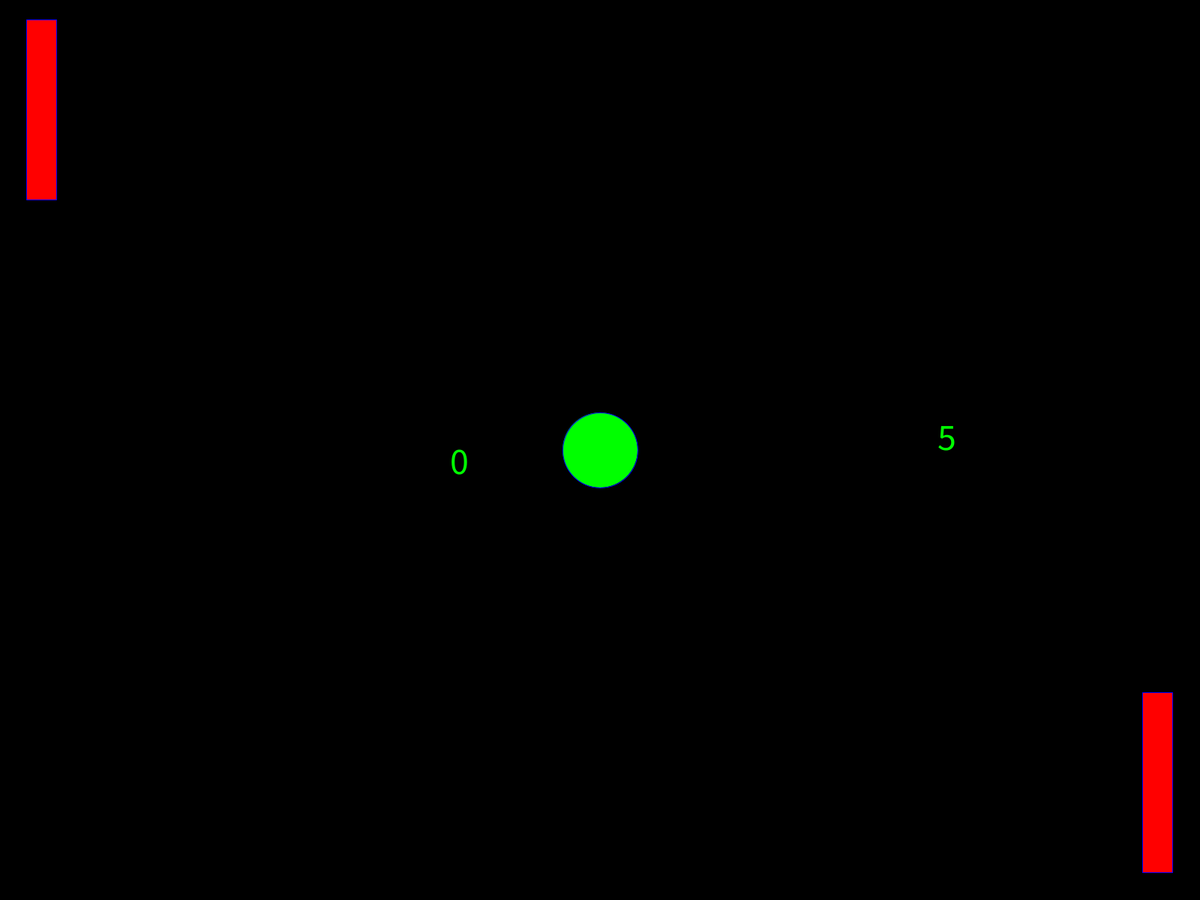
Frame 1 (no input)
Frame 60 (the mouse pressed at the canvas centre just before this capture): identical to frame 1, image omitted
Frame 120 (the mouse held since frame 60 and released just before this capture): identical to frame 1, image omitted

The Processing sketch that drew this single still picture (run headless with seeded random() and noise(); from frame 60 on, the mouse is pressed at the canvas centre):

// Processing sketch: test1
// ── test1.pde
void setup() //runs once
{
  fullScreen(); //sets full screen
  background(0);//sets background colour to black
  fill(0,255,0);//sets colour of ellipse and numbers to green
  stroke(0,0,255);//sets outline colour to blue
  textSize(50);//sets text size 
  text("0",600,height/1.9);//sets text position to left of ellipse 
  text("5",1250,height/2);//sets text position to right of ellipse 
  ellipse(width/2,height/2,100,100); 
}

void draw() //runs forever
{
  fill(255,0,0);//sets colour of paddles to Red
  stroke(0,0,255);//sets colour of outline to blue 
  rect(width/45,height/45,width/40,height/5); //sets size of paddle at top left corner 
  rect(width/1.05,height/1.3,width/40,height/5);//sets size of paddle at lower bottom corner 
}
